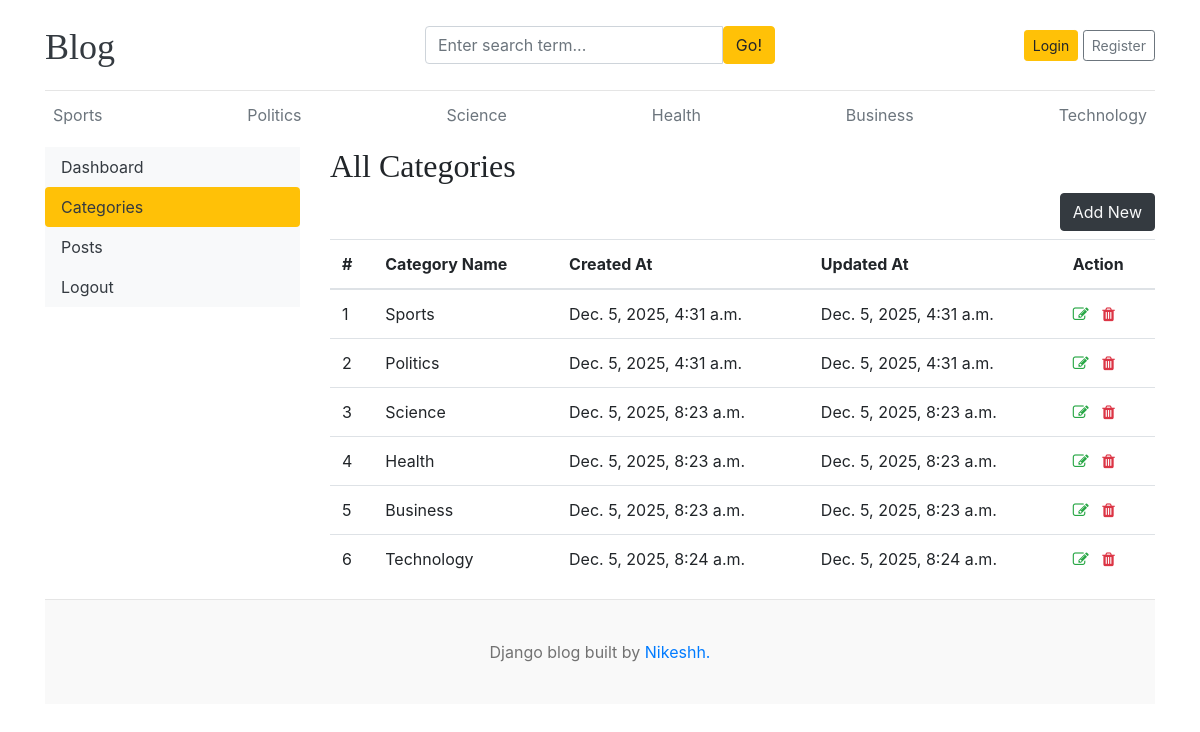
Before: /dashboard/categories/ with the older database file.
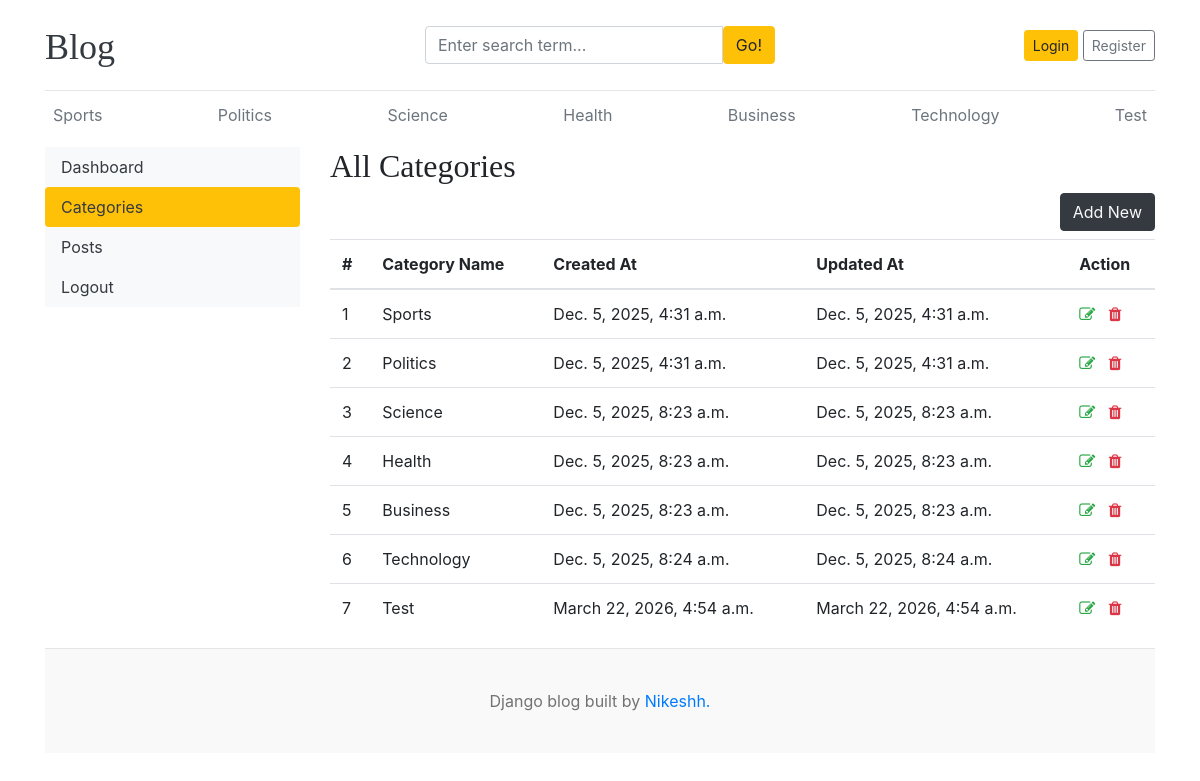
After: the same page with the newer database file.
### blogs/models.py (models this page shows)
class Category(models.Model):
  category_name = models.CharField(max_length=50, unique=True)
  created_at = models.DateTimeField(auto_now_add=True)
  updated_at = models.DateTimeField(auto_now=True)
  class Meta:
    verbose_name_plural = "Categories"
  def __str__(self):
    return self.category_name

### dashboard/views.py (the view)
# urls.py: path('categories/', views.categories, name='categories'),
def categories(request):
    return render(request, 'dashboard/categories.html')

### blogs/context_processors.py (called while the page is built)
def get_categories(request):
  categories = Category.objects.all()
  return dict(categories=categories)

def get_social_links(request):
  social_links = SocialLink.objects.all()
  return dict(social_links=social_links)

### templates/dashboard/categories.html (shortened to what this page needs)
{% extends 'base.html' %}
{% block content %}
<div class="row">
    {% include 'dashboard/sidebar.html' %}
    <div class="col-md-9">
        <h2>All Categories</h2>
        <a href="{% url 'add_category' %}" class="btn btn-dark text-light float-right mb-2">Add New</a>
        <table class="table table-hover">
            <thead>
              <tr>
                <th>#</th>
                <th>Category Name</th>
                <th>Created At</th>
                <th>Updated At</th>
                <th>Action</th>
              </tr>
            </thead>
            <tbody>
            {% for cat in categories %}
              <tr>
                <td>{{ forloop.counter }}</td>
                <td>{{ cat }}</td>
                <td>{{ cat.created_at }}</td>
                <td>{{ cat.updated_at }}</td>
                <td>
                    <a href="{% url 'edit_category' cat.id %}"><i class="fa fa-edit text-success"></i></a>
                    <a href="{% url 'delete_category' cat.id %}"><i class="fa fa-trash text-danger"></i></a>
                </td>
              </tr>
            {% endfor %}
            </tbody>
          </table>
    </div>
</div>
{% endblock %}

### templates/base.html (shortened to what this page needs)
{% load static %}
<!DOCTYPE html>
<html lang="en">
  <head>
    <link
      href="https://getbootstrap.com/docs/4.0/dist/css/bootstrap.min.css"
      rel="stylesheet"/>
    <link href="{% static 'css/blog.css' %}" rel="stylesheet" />
    <link rel="stylesheet" href="https://cdnjs.cloudflare.com/ajax/libs/font-awesome/4.7.0/css/font-awesome.min.css">
  </head>
  <body>
    <div class="container">
      <header class="blog-header py-3">
        <div class="row flex-nowrap justify-content-between align-items-center">
          <div class="col-4 pt-1">
            <a class="blog-header-logo text-dark" href="/">Blog</a>
          </div>
          <div class="col-4">
            <form method="GET" action="{% url 'search' %}">
              <div class="input-group">
                <input type="text" class="form-control" name="keyword" value="{{keyword}}" placeholder="Enter search term...", aria-label="Enter search term">
                <button type="submit" id="button-search" class="btn btn-warning" >Go!</button>
              </div>
            </form>
          </div>
          <div class="col-4 d-flex justify-content-end align-items-center">
            {% if not user.is_authenticated %}
            <a class="btn btn-sm btn-warning" href="{% url 'login' %}">Login</a> &nbsp;
            <a class="btn btn-sm btn-outline-secondary" href="{% url 'register' %}">Register</a>
            {% else %}
            <span>
              <a href="{% url 'dashboard' %}">Dashboard</a>
            </span>
            <a class="btn btn-sm btn-warning" href="{% url 'logout' %}">Logout</a>
            {% endif %}
          </div>
        </div>
      </header>
      <div class="nav-scroller py-1 mb-2">
        <nav class="nav d-flex justify-content-between">
          {% for category in categories %}
          <a class="p-2 text-muted" href="{% url 'post_by_category' category.id %}">{{category.category_name}}</a>
          {% endfor %}
        </nav>
      </div>
      {% block content %}
      {% endblock content %}
     <footer class="blog-footer">
      <p>Django blog built by <a href="#">Nikeshh.</a></p>
    </footer>
  </body>
</html>

Changed rows visible on the page:
added Category: category_name "Test", created_at "March 22, 2026, 4:54 a.m.", updated_at "March 22, 2026, 4:54 a.m."
